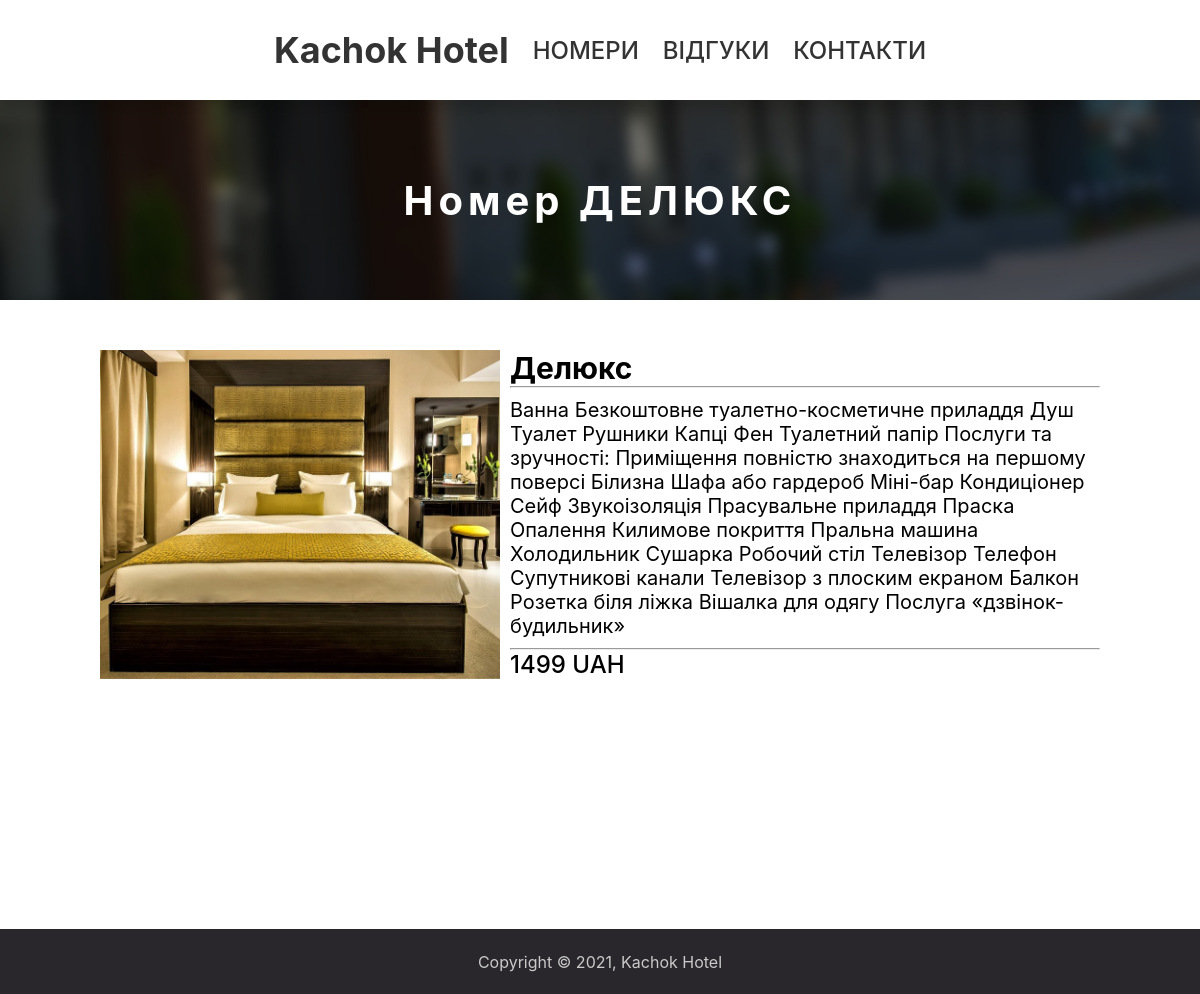
The page /room?id=2 on the database its author committed.
### myapp/models.py (models this page shows, shortened)
class Room(models.Model):
    id = models.AutoField(primary_key=True)
    img = models.CharField(max_length=500)
    name = models.CharField(max_length=100)
    price = models.IntegerField()
    summary = models.CharField(max_length=500)
    description = models.CharField(max_length=1000)

### myapp/views.py (the view)
# urls.py: path('room', views.room, name='room'),
def room(req):
    room = Room.objects.get(id=req.GET['id'])
    return render(req, 'room.html', {'room': room})

### myapp/templates/room.html
{% extends "base.html" %}
{% block head %}
<link href="static/room.css" rel="stylesheet">
{% endblock head %}
{% block content %}
<div class="content">
    <div class="topHeader">
        <h1>Номер {{room.name|upper}}</h1>
    </div>
    <div class="inner">
        <div class="room">
            <img src="{{room.img}}" class="img" obje>
            <div>
                <h3>{{room.name}}</h3>
                <hr>
                <p style="padding: 10px 0">{{room.description}}</p>
                <hr>
                <p style="font-weight: 500; font-size: 24px">{{room.price}} UAH</p>
            </div>
        </div>
    </div>
</div>
{% endblock content %}

### myapp/static/style.css (style rules this page uses)
* { margin: 0; padding: 0; box-sizing: border-box; font-family: -apple-system, BlinkMacSystemFont, 'Segoe UI', Roboto, Oxygen, Ubuntu, Cantarell, 'Open Sans', 'Helvetica Neue', sans-serif; }
html, body { width: 100%; height: 100%; }

### myapp/static/room.css (style rules this page uses)
.content { display: flex; flex-direction: column; flex-wrap: wrap; align-items: center; width: 100%; height: 100%; }
.inner { display: flex; flex-wrap: wrap; justify-content: center; align-items: center; width: 100%; height: fit-content; gap: 100px; padding: 50px; margin: auto 0; }
.topHeader { width: 100%; height: 200px; background-image: url(/static/rooms.jpg); background-size: cover; background-position: center; display: flex; justify-content: center; align-items: center; color: white; letter-spacing: 5px; }
h1 { font-size: 40px; }
h3 { font-size: 30px; }
.room { display: flex; width: 1000px; gap: 10px; padding-bottom: 200px; text-decoration: none; color: black; font-size: 20px; }
.room p { display: block; overflow:hidden; }
.img { width: 400px; object-fit: cover; }

### rows shown on the page
Room: name "ДЕЛЮКС", img (picture), name "Делюкс", description "Ванна Безкоштовне туалетно-косметичне приладдя Душ Туалет Рушники Капці Фен Туалетний папір Послуги та зручності: Приміщення повністю знаходиться на першому поверсі Білизна Шафа або гардероб Міні-бар Кондиціонер Сейф Звукоізоляція Прасувальне приладдя Праска Опалення Килимове покриття Пральна машина Холодильник Сушарка Робочий стіл Телевізор Телефон Супутникові канали Телевізор з плоским екраном Балкон Розетка біля ліжка Вішалка для одягу Послуга «дзвінок-будильник»", price "1499"
